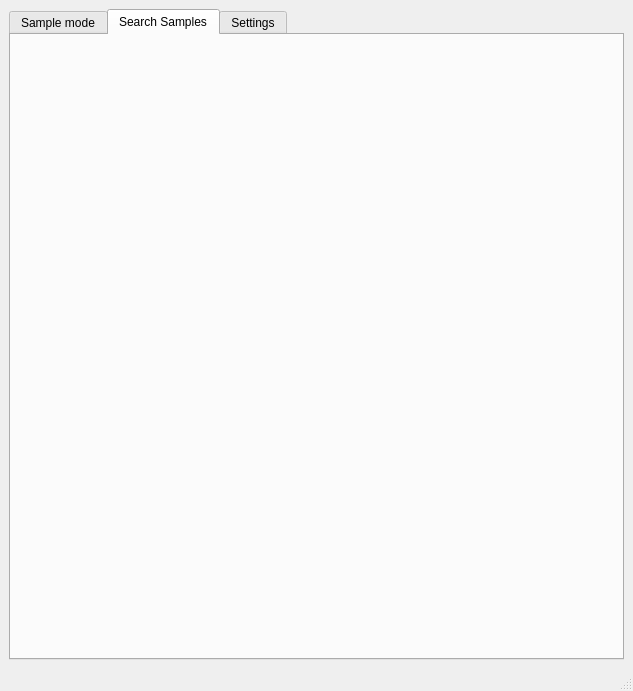
<?xml version="1.0" encoding="UTF-8"?>
<ui version="4.0">
 <class>MainWindow</class>
 <widget class="QMainWindow" name="MainWindow">
  <property name="geometry">
   <rect>
    <x>0</x>
    <y>0</y>
    <width>633</width>
    <height>691</height>
   </rect>
  </property>
  <property name="windowTitle">
   <string>MainWindow</string>
  </property>
  <widget class="QWidget" name="centralwidget">
   <layout class="QVBoxLayout" name="verticalLayout">
    <item>
     <widget class="QTabWidget" name="mode_selection_tabWidget">
      <property name="currentIndex">
       <number>1</number>
      </property>
      <widget class="QWidget" name="sample_mode_tab">
       <attribute name="title">
        <string>Sample mode</string>
       </attribute>
      </widget>
      <widget class="QWidget" name="search_mode_tab">
       <attribute name="title">
        <string>Search Samples</string>
       </attribute>
      </widget>
      <widget class="QWidget" name="settings_tab">
       <attribute name="title">
        <string>Settings</string>
       </attribute>
       <widget class="QLineEdit" name="database_path_disp">
        <property name="geometry">
         <rect>
          <x>40</x>
          <y>30</y>
          <width>411</width>
          <height>22</height>
         </rect>
        </property>
        <property name="readOnly">
         <bool>true</bool>
        </property>
       </widget>
       <widget class="QPushButton" name="database_browse_button">
        <property name="geometry">
         <rect>
          <x>370</x>
          <y>60</y>
          <width>83</width>
          <height>22</height>
         </rect>
        </property>
        <property name="text">
         <string>&amp;Browse</string>
        </property>
       </widget>
      </widget>
     </widget>
    </item>
   </layout>
  </widget>
  <widget class="QMenuBar" name="menubar">
   <property name="geometry">
    <rect>
     <x>0</x>
     <y>0</y>
     <width>633</width>
     <height>21</height>
    </rect>
   </property>
  </widget>
  <widget class="QStatusBar" name="statusbar"/>
 </widget>
 <resources/>
 <connections/>
</ui>
